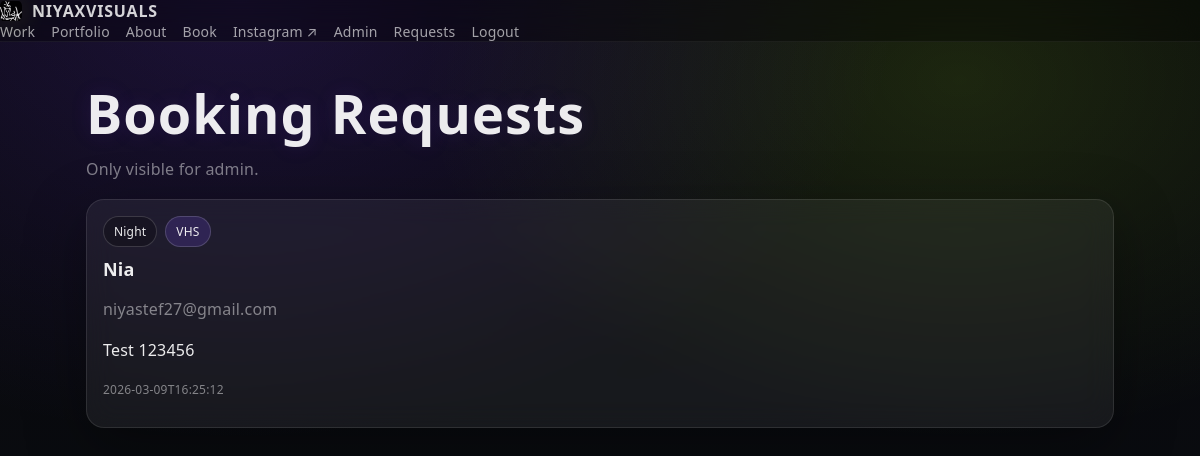
/requests (signed in), run on an earlier commit of the app's database.
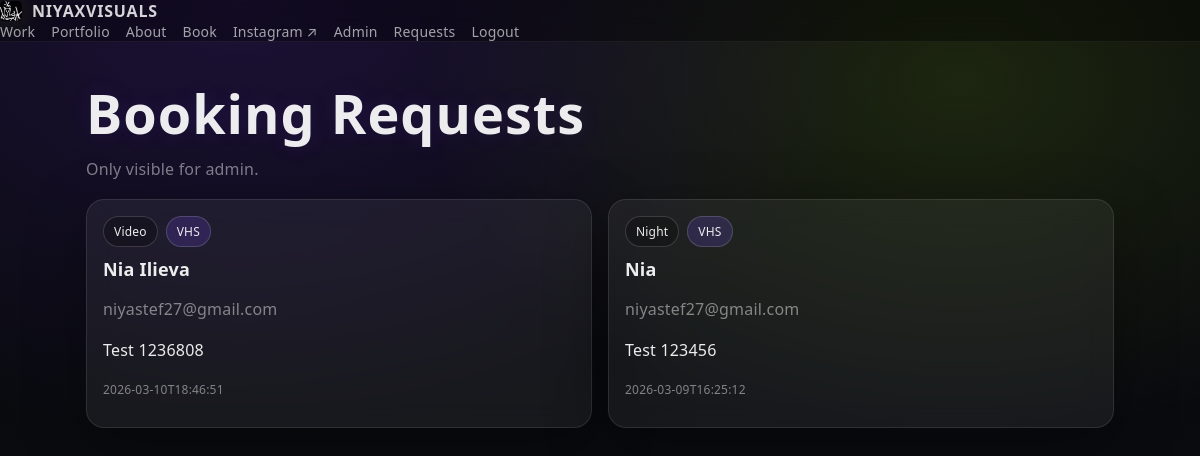
And on a later commit of the database.
### tables this page shows
CREATE TABLE bookings (
  id INTEGER PRIMARY KEY AUTOINCREMENT,
  created_at TEXT NOT NULL,
  name TEXT NOT NULL,
  email TEXT NOT NULL,
  shoot_type TEXT NOT NULL,
  video_style TEXT,
  message TEXT NOT NULL
);

### app.py (the view)
@app.get("/requests")
@admin_required
def requests_page():
    bookings = list_bookings()
    return render_template("requests.html", bookings=bookings)

### app.py (called while the page is built)
def admin_required(fn):
    @wraps(fn)
    def wrapper(*args, **kwargs):
        if not session.get("is_admin"):
            return redirect(url_for("login"))
        return fn(*args, **kwargs)
    return wrapper

### db.py (called while the page is built)
def get_conn() -> sqlite3.Connection:
    DB_PATH.parent.mkdir(parents=True, exist_ok=True)
    conn = sqlite3.connect(DB_PATH)
    conn.row_factory = sqlite3.Row
    return conn

def list_bookings():
    with get_conn() as conn:
        return conn.execute(
            "SELECT * FROM bookings ORDER BY id DESC"
        ).fetchall()

### templates/requests.html
{% extends "base.html" %}
{% block content %}
<section class="wrap">
  <h1>Booking Requests</h1>
  <p class="muted">Only visible for admin.</p>
  {% if bookings|length == 0 %}
    <div class="card">No requests yet.</div>
  {% else %}
    <div class="grid">
      {% for b in bookings %}
      <div class="card">
        <div class="tags">
          <span class="tag">{{ b["shoot_type"] }}</span>
          {% if b["video_style"] %}
            <span class="tag tag2">{{ b["video_style"] }}</span>
          {% endif %}
        </div>
        <h3>{{ b["name"] }}</h3>
        <p class="muted">{{ b["email"] }}</p>
        <p>{{ b["message"] }}</p>
        <p class="muted small">{{ b["created_at"] }}</p>
      </div>
      {% endfor %}
    </div>
  {% endif %}
</section>
{% endblock %}

### templates/base.html (shortened to what this page needs)
<!doctype html>
<html lang="en">
<head>
  <link rel="stylesheet" href="{{ url_for('static', filename='css/style.css') }}">
</head>
<body>
  <header class="topbar">
    <a class="brand" href="{{ url_for('home') }}">
      <img class="logo" src="{{ url_for('static', filename='img/work/logo.png') }}" alt="NIYAXVISUALS logo">
      <span>NIYAXVISUALS</span>
    </a>
    <nav>
<a href="{{ url_for('work') }}">Work</a>
<a href="{{ url_for('portfolio') }}">Portfolio</a>
<a href="{{ url_for('about') }}">About</a>
<a class="pill" href="{{ url_for('book') }}">Book</a>
<a href="https://www.instagram.com/niyaxvisuals/" target="_blank" rel="noopener">Instagram ↗</a>
{% if session.get("is_admin") %}
  <a href="{{ url_for('admin_portfolio_new') }}">Admin</a>
  <a href="{{ url_for('requests_page') }}">Requests</a>
  <a href="{{ url_for('logout') }}">Logout</a>
{% else %}
  <a href="{{ url_for('login') }}">Login</a>
{% endif %}
</nav>
  </header>
  <main class="wrap">
    {% block content %}{% endblock %}
  </main>
</body>
</html>

### static/css/style.css (style rules this page uses)
:root { --bg:#07080b; --bg2:#0b0d12; --card:rgba(255,255,255,.04); --card2:rgba(255,255,255,.06); --line:rgba(255,255,255,.10); --text:rgba(255,255,255,.92); --muted:rgba(255,255,255,.62); --accent:#b8ff2c; --accent2:#7c3cff; --shadow: 0 18px 60px rgba(0,0,0,.6); }
* { box-sizing:border-box }
html,body { height:100% }
body { margin:0; background: radial-gradient(1200px 800px at 20% 0%, rgba(124,60,255,.18), transparent 55%), radial-gradient(900px 600px at 80% 10%, rgba(184,255,44,.12), transparent 60%), linear-gradient(180deg, var(--bg), var(--bg2)); color:var(--text); font-family: ui-sans-serif, system-ui, -apple-system, Segoe UI, Roboto, Arial; letter-spacing:.2px; }
a { color:inherit; text-decoration:none }
header { position:sticky; top:0; z-index:10; backdrop-filter: blur(14px); background: rgba(0,0,0,.35); border-bottom:1px solid rgba(255,255,255,.06); }
.brand { display:flex; align-items:center; gap:10px; font-weight:700; letter-spacing:.8px; }
.logo { width:22px; height:22px; border-radius:6px; object-fit:contain; filter: drop-shadow(0 0 14px rgba(184,255,44,.20)); }
nav { display:flex; align-items:center; gap:16px; flex-wrap:wrap }
nav a { color:var(--muted); font-size:14px }
.wrap { max-width:1100px; margin:0 auto; padding:22px 18px 64px }
h1 { margin:0; font-size:54px; line-height:1.02; letter-spacing:1px; text-shadow: 0 0 22px rgba(124,60,255,.12); }
h3 { margin:0 0 10px; font-size:18px }
p { line-height:1.6 }
.muted { color:var(--muted) }
.grid { display:grid; grid-template-columns: repeat(12, minmax(0,1fr)); gap:12px; }
.card { border:1px solid rgba(255,255,255,.10); background: linear-gradient(180deg, rgba(255,255,255,.05), rgba(255,255,255,.02)); border-radius:20px; box-shadow: 0 18px 60px rgba(0,0,0,.35); }
.grid { display:grid; grid-template-columns: repeat(auto-fit, minmax(260px, 1fr)); gap: 16px; }
.card { background: rgba(255,255,255,.06); border: 1px solid rgba(255,255,255,.10); border-radius: 18px; padding: 16px; backdrop-filter: blur(14px); }
.tags { display:flex; gap:8px; margin-bottom:10px; flex-wrap:wrap; }
.tag { font-size: 12px; padding: 6px 10px; border-radius: 999px; border: 1px solid rgba(255,255,255,.16); background: rgba(0,0,0,.25); }
.tag2 { background: rgba(120, 80, 255, .18); }
.muted { opacity:.75; }
.small { font-size: 12px; }
.tag { font-size:12px; padding:6px 10px; border-radius:999px; border:1px solid rgba(255,255,255,.16); background:rgba(0,0,0,.25); }
.tag2 { background:rgba(120,80,255,.18); }

What changed in the data, as far as the page shows it:
added bookings: shoot_type "Video", video_style "VHS", name "Nia Ilieva", email "niyastef27@gmail.com", message "Test 1236808", created_at "2026-03-10T18:46:51"
